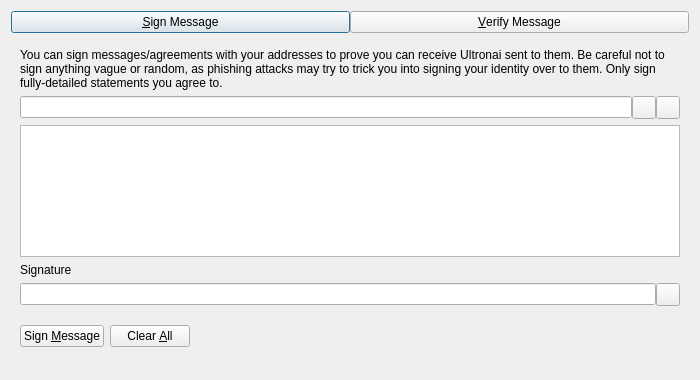
<?xml version="1.0" encoding="UTF-8"?>
<ui version="4.0">
 <class>SignVerifyMessageDialog</class>
 <widget class="QDialog" name="SignVerifyMessageDialog">
  <property name="geometry">
   <rect>
    <x>0</x>
    <y>0</y>
    <width>700</width>
    <height>380</height>
   </rect>
  </property>
  <property name="windowTitle">
   <string>Signatures - Sign / Verify a Message</string>
  </property>
  <property name="modal">
   <bool>true</bool>
  </property>
  <layout class="QVBoxLayout" name="verticalLayout">
   <item>
    <layout class="QHBoxLayout" name="horizontalLayout_Buttons_2">
     <property name="spacing">
      <number>0</number>
     </property>
     <property name="topMargin">
      <number>0</number>
     </property>
     <item>
      <widget class="QPushButton" name="btnSignMessage">
       <property name="text">
        <string>&amp;Sign Message</string>
       </property>
       <property name="checkable">
        <bool>true</bool>
       </property>
      </widget>
     </item>
     <item>
      <widget class="QPushButton" name="btnVerifyMessage">
       <property name="text">
        <string>&amp;Verify Message</string>
       </property>
       <property name="checkable">
        <bool>true</bool>
       </property>
      </widget>
     </item>
    </layout>
   </item>
   <item>
    <widget class="QStackedWidget" name="stackedWidgetSig">
     <property name="minimumSize">
      <size>
       <width>0</width>
       <height>0</height>
      </size>
     </property>
     <property name="currentIndex">
      <number>0</number>
     </property>
     <widget class="QWidget" name="pageSignMessage">
      <layout class="QVBoxLayout" name="verticalLayout_SM">
       <item>
        <widget class="QLabel" name="infoLabel_SM">
         <property name="text">
          <string>You can sign messages/agreements with your addresses to prove you can receive Ultronai sent to them. Be careful not to sign anything vague or random, as phishing attacks may try to trick you into signing your identity over to them. Only sign fully-detailed statements you agree to.</string>
         </property>
         <property name="textFormat">
          <enum>Qt::PlainText</enum>
         </property>
         <property name="wordWrap">
          <bool>true</bool>
         </property>
        </widget>
       </item>
       <item>
        <layout class="QHBoxLayout" name="horizontalLayout_1_SM">
         <property name="spacing">
          <number>0</number>
         </property>
         <item>
          <widget class="QValidatedLineEdit" name="addressIn_SM">
           <property name="toolTip">
            <string>The Ultronai address to sign the message with</string>
           </property>
          </widget>
         </item>
         <item>
          <widget class="QToolButton" name="addressBookButton_SM">
           <property name="toolTip">
            <string>Choose previously used address</string>
           </property>
           <property name="text">
            <string/>
           </property>
           <property name="shortcut">
            <string>Alt+A</string>
           </property>
          </widget>
         </item>
         <item>
          <widget class="QToolButton" name="pasteButton_SM">
           <property name="toolTip">
            <string>Paste address from clipboard</string>
           </property>
           <property name="text">
            <string/>
           </property>
           <property name="shortcut">
            <string>Alt+P</string>
           </property>
          </widget>
         </item>
        </layout>
       </item>
       <item>
        <widget class="QPlainTextEdit" name="messageIn_SM">
         <property name="toolTip">
          <string>Enter the message you want to sign here</string>
         </property>
        </widget>
       </item>
       <item>
        <widget class="QLabel" name="signatureLabel_SM">
         <property name="text">
          <string>Signature</string>
         </property>
         <property name="textFormat">
          <enum>Qt::PlainText</enum>
         </property>
        </widget>
       </item>
       <item>
        <layout class="QHBoxLayout" name="horizontalLayout_2_SM">
         <property name="spacing">
          <number>0</number>
         </property>
         <item>
          <widget class="QLineEdit" name="signatureOut_SM">
           <property name="readOnly">
            <bool>true</bool>
           </property>
          </widget>
         </item>
         <item>
          <widget class="QToolButton" name="copySignatureButton_SM">
           <property name="toolTip">
            <string>Copy the current signature to the system clipboard</string>
           </property>
           <property name="text">
            <string/>
           </property>
          </widget>
         </item>
        </layout>
       </item>
       <item>
        <layout class="QHBoxLayout" name="horizontalLayout_3_SM">
         <item>
          <widget class="QPushButton" name="signMessageButton_SM">
           <property name="toolTip">
            <string>Sign the message to prove you own this Ultronai address</string>
           </property>
           <property name="text">
            <string>Sign &amp;Message</string>
           </property>
           <property name="autoDefault">
            <bool>false</bool>
           </property>
          </widget>
         </item>
         <item>
          <widget class="QPushButton" name="clearButton_SM">
           <property name="toolTip">
            <string>Reset all sign message fields</string>
           </property>
           <property name="text">
            <string>Clear &amp;All</string>
           </property>
           <property name="autoDefault">
            <bool>false</bool>
           </property>
          </widget>
         </item>
         <item>
          <spacer name="horizontalSpacer_1_SM">
           <property name="orientation">
            <enum>Qt::Horizontal</enum>
           </property>
           <property name="sizeHint" stdset="0">
            <size>
             <width>40</width>
             <height>48</height>
            </size>
           </property>
          </spacer>
         </item>
         <item>
          <widget class="QLabel" name="statusLabel_SM">
           <property name="text">
            <string/>
           </property>
           <property name="wordWrap">
            <bool>true</bool>
           </property>
          </widget>
         </item>
         <item>
          <spacer name="horizontalSpacer_2_SM">
           <property name="orientation">
            <enum>Qt::Horizontal</enum>
           </property>
           <property name="sizeHint" stdset="0">
            <size>
             <width>40</width>
             <height>48</height>
            </size>
           </property>
          </spacer>
         </item>
        </layout>
       </item>
      </layout>
     </widget>
     <widget class="QWidget" name="pageVerifyMessage">
      <layout class="QVBoxLayout" name="verticalLayout_VM">
       <item>
        <widget class="QLabel" name="infoLabel_VM">
         <property name="text">
          <string>Enter the receiver's address, message (ensure you copy line breaks, spaces, tabs, etc. exactly) and signature below to verify the message. Be careful not to read more into the signature than what is in the signed message itself, to avoid being tricked by a man-in-the-middle attack. Note that this only proves the signing party receives with the address, it cannot prove sendership of any transaction!</string>
         </property>
         <property name="textFormat">
          <enum>Qt::PlainText</enum>
         </property>
         <property name="alignment">
          <set>Qt::AlignLeading|Qt::AlignLeft|Qt::AlignTop</set>
         </property>
         <property name="wordWrap">
          <bool>true</bool>
         </property>
        </widget>
       </item>
       <item>
        <layout class="QHBoxLayout" name="horizontalLayout_1_VM">
         <property name="spacing">
          <number>0</number>
         </property>
         <item>
          <widget class="QValidatedLineEdit" name="addressIn_VM">
           <property name="toolTip">
            <string>The Ultronai address the message was signed with</string>
           </property>
          </widget>
         </item>
         <item>
          <widget class="QToolButton" name="addressBookButton_VM">
           <property name="toolTip">
            <string>Choose previously used address</string>
           </property>
           <property name="text">
            <string/>
           </property>
           <property name="shortcut">
            <string>Alt+A</string>
           </property>
          </widget>
         </item>
        </layout>
       </item>
       <item>
        <widget class="QPlainTextEdit" name="messageIn_VM"/>
       </item>
       <item>
        <widget class="QValidatedLineEdit" name="signatureIn_VM"/>
       </item>
       <item>
        <layout class="QHBoxLayout" name="horizontalLayout_2_VM">
         <item>
          <widget class="QPushButton" name="verifyMessageButton_VM">
           <property name="toolTip">
            <string>Verify the message to ensure it was signed with the specified Ultronai address</string>
           </property>
           <property name="text">
            <string>Verify &amp;Message</string>
           </property>
           <property name="autoDefault">
            <bool>false</bool>
           </property>
          </widget>
         </item>
         <item>
          <widget class="QPushButton" name="clearButton_VM">
           <property name="toolTip">
            <string>Reset all verify message fields</string>
           </property>
           <property name="text">
            <string>Clear &amp;All</string>
           </property>
           <property name="autoDefault">
            <bool>false</bool>
           </property>
          </widget>
         </item>
         <item>
          <spacer name="horizontalSpacer_1_VM">
           <property name="orientation">
            <enum>Qt::Horizontal</enum>
           </property>
           <property name="sizeHint" stdset="0">
            <size>
             <width>40</width>
             <height>48</height>
            </size>
           </property>
          </spacer>
         </item>
         <item>
          <widget class="QLabel" name="statusLabel_VM">
           <property name="text">
            <string/>
           </property>
           <property name="wordWrap">
            <bool>true</bool>
           </property>
          </widget>
         </item>
         <item>
          <spacer name="horizontalSpacer_2_VM">
           <property name="orientation">
            <enum>Qt::Horizontal</enum>
           </property>
           <property name="sizeHint" stdset="0">
            <size>
             <width>40</width>
             <height>48</height>
            </size>
           </property>
          </spacer>
         </item>
        </layout>
       </item>
      </layout>
     </widget>
    </widget>
   </item>
  </layout>
 </widget>
 <customwidgets>
  <customwidget>
   <class>QValidatedLineEdit</class>
   <extends>QLineEdit</extends>
   <header>qt/qvalidatedlineedit.h</header>
  </customwidget>
 </customwidgets>
 <resources>
  <include location="../ultronai.qrc"/>
 </resources>
 <connections/>
</ui>
